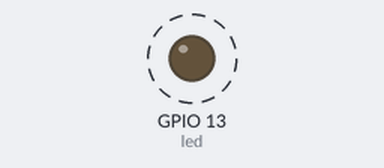
Bench run of a sketch on a simulated ESP8266 (NodeMCU). Parts: output pins drawn as LEDs (lit = HIGH). Dashed ring = blinking. Uploads are accepted with an empty reply; random numbers use the default seed unless the sketch sets one; what the sketch prints to the serial monitor is not drawn.

Above: at 1.7 s.
Timing chart, 0 to 7.1 s (numbered marks = the images above):
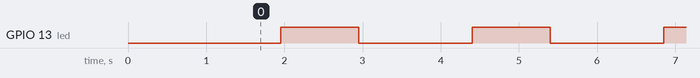

Measured:
- by itself, GPIO 13 (led): alternates HIGH for 1.0 s and LOW for 1.5 s

The sketch:

RestClientEsp.ino
```cpp
#include <Arduino.h>

#include <ESP8266WiFi.h>
#include <ESP8266WiFiAP.h>
#include <ESP8266WiFiGeneric.h>
#include <ESP8266WiFiMulti.h>
#include <ESP8266WiFiScan.h>
#include <ESP8266WiFiSTA.h>
#include <ESP8266WiFiType.h>
#include <WiFiClient.h>
#include <WiFiClientSecure.h>
#include <WiFiServer.h>
#include <WiFiUdp.h>


#include <RestClient.h>
#include <stdio.h>

int led = 13;
RestClient client = RestClient("http://ajaysskumar-001-site1.etempurl.com:8080");

void setup() {
  // put your setup code here, to run once:

  pinMode(led, OUTPUT);
  Serial.begin(115200);
  client.begin("APEX", "apex-wifi");
}

void loop() {

  String getStr = "/update?api_key=";
  getStr += "ZDH6W8LWXXR0ZYUN";
  getStr += "&motionvalue=";
  getStr += String(random(101, 2000));
  getStr += "&motiontime=";
  getStr += String(random(100, 1000));
  //getStr += "\r\n\r\n";

  //String response = "";
  //int statusCode = client.post("/", &response);
  //int statusCode = client.post("/", "foo=bar");
  //  String response = "";
  //  int statusCode = client.post("/", "foo=bar", &response);
  //   Serial.println(statusCode);
  //   Serial.println(response);

  String response = "";
  int statusCode = client.get("/api/motionsensor/1", &response);
  Serial.println(statusCode);
  Serial.println(response);

  // put your main code here, to run repeatedly:
  digitalWrite(led, HIGH);   // turn LED ON
  delay(1000);                // delay 100 milliseconds
  digitalWrite(led, LOW);   // turn LED ON
  delay(1000);

}
```
